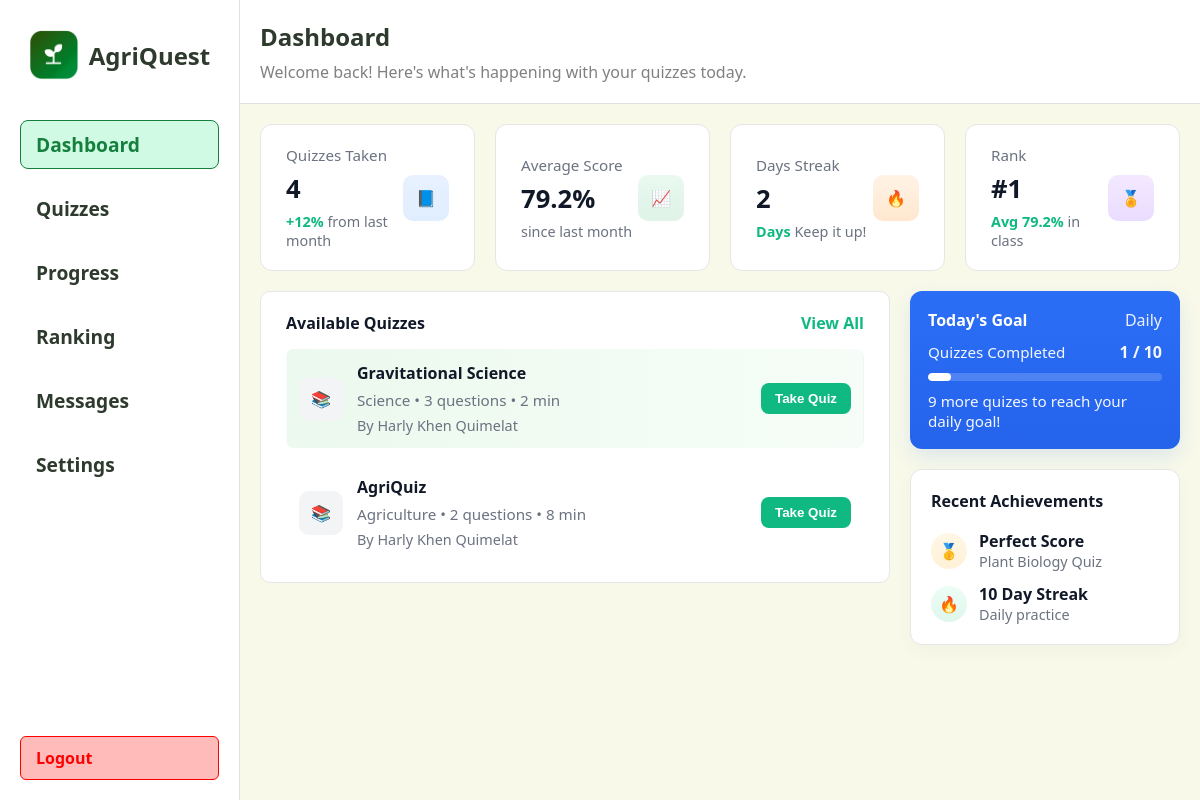
The app's page /student/dashboard (signed in), older data.
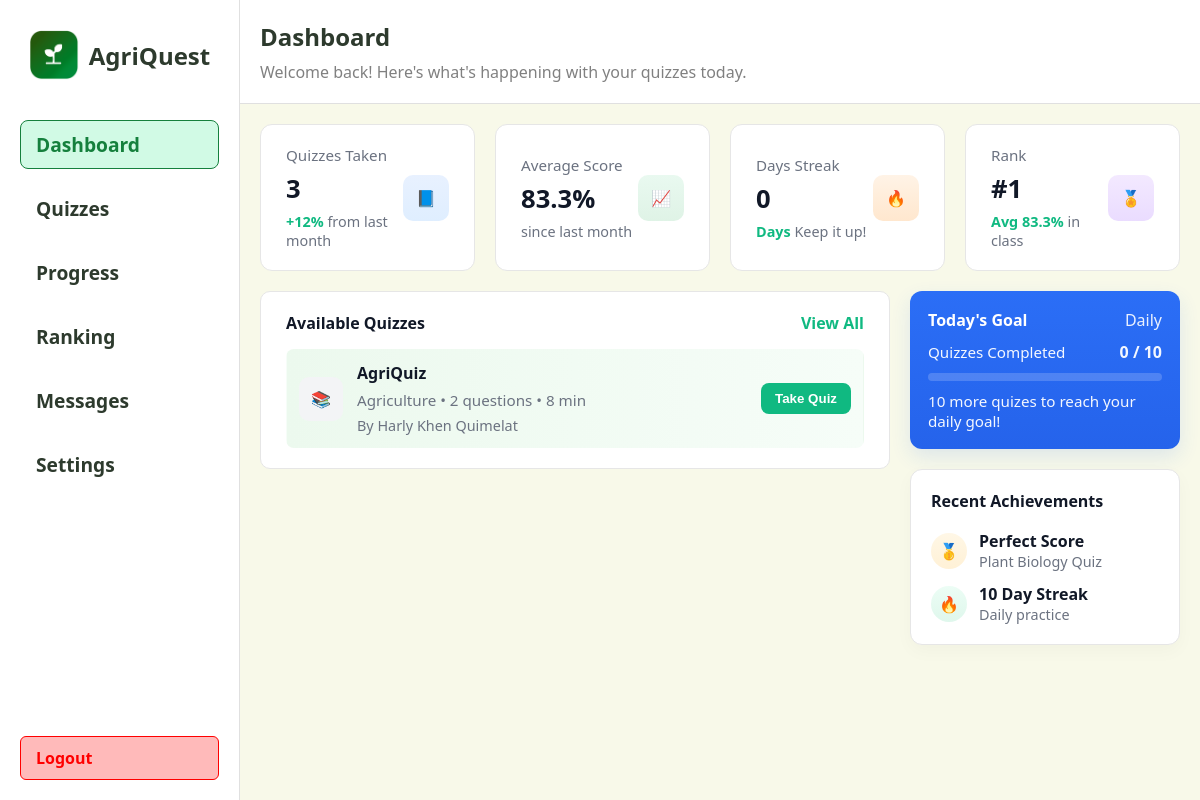
The same page, newer data.
### app/models.py (models this page shows, shortened)
class Quiz(db.Model):
	id = db.Column(db.Integer, primary_key=True)
	title = db.Column(db.String(200), nullable=False)
	description = db.Column(db.Text)
	time_limit = db.Column(db.Integer, default=0)  # minutes
	difficulty = db.Column(db.String(50))
	teacher_id = db.Column(db.Integer, db.ForeignKey('teacher.id'), nullable=True)
	subject_id = db.Column(db.Integer, db.ForeignKey('subject.id'), nullable=True)
	questions = db.relationship('Question', backref='quiz', cascade='all, delete-orphan', lazy=True)
	created_at = db.Column(db.DateTime, nullable=False, default=db.func.now())

class Subject(db.Model):
	id = db.Column(db.Integer, primary_key=True)
	name = db.Column(db.String(120), unique=True, nullable=False)
	code = db.Column(db.String(20), unique=True)
	description = db.Column(db.Text)
	category = db.Column(db.String(50))
	grade_level = db.Column(db.String(20))
	quizzes = db.relationship('Quiz', backref='subject', lazy=True)

class Teacher(db.Model):
	id = db.Column(db.Integer, primary_key=True)
	name = db.Column(db.String(100), nullable=False)
	email = db.Column(db.String(120), unique=True, nullable=False)
	password_hash = db.Column(db.String(128), nullable=False)
	quizzes = db.relationship('Quiz', backref='teacher', lazy=True)

### app/routes.py (the view)
@main.route("/student/dashboard")
def student_dashboard():
    from .models import Quiz, Teacher
    quizzes = Quiz.query.order_by(Quiz.created_at.desc()).limit(10).all()
    student_id = session.get('student_id')
    student = None
    daily_goal = 1
    completed_today = 0
    if student_id:
        student = Student.query.filter_by(id=student_id).first()
        if student:
            try:
                daily_goal = int(student.daily_goal or 1)
            except Exception:
                daily_goal = 1
        try:
            from datetime import datetime, timedelta
            now = datetime.utcnow()
            since = now - timedelta(days=1)
            completed_today = QuizAttempt.query.filter(QuizAttempt.student_id == student_id, QuizAttempt.completed_at != None, QuizAttempt.completed_at >= since).count()
        except Exception:
            completed_today = 0
    quizzes_taken = 0
    if student_id:
        try:
            quizzes_taken = QuizAttempt.query.filter(QuizAttempt.student_id == student_id, QuizAttempt.completed_at != None).count()
        except Exception:
            quizzes_taken = 0
    avg_score = None
    if student_id:
        try:
            avg_val = db.session.query(func.avg(QuizAttempt.percent)).filter(QuizAttempt.student_id == student_id, QuizAttempt.completed_at != None, QuizAttempt.percent != None).scalar()
            if avg_val is not None:
                try:
                    avg_score = round(float(avg_val), 1)
                except Exception:
                    avg_score = None
        except Exception:
            avg_score = None
        days_streak = 0
        if student_id:
            try:
                attempts = (
                    QuizAttempt.query.filter(QuizAttempt.student_id == student_id, QuizAttempt.completed_at != None)
                    .with_entities(QuizAttempt.completed_at)
                    .order_by(QuizAttempt.completed_at.desc())
                    .all()
                )
                completed_dates = set()
                for (dt,) in attempts:
                    if dt is None:
                        continue
                    try:
                        d = dt.date()
                    except Exception:
                        continue
                    completed_dates.add(d)
                today = datetime.utcnow().date()
                cur = today
                streak = 0
                while cur in completed_dates:
                    streak += 1
                    cur = cur - timedelta(days=1)
                days_streak = streak
            except Exception:
                days_streak = 0
        current_student_rank = None
        current_student_avg = None
        try:
            averages = (
                db.session.query(
                    Student.id.label('student_id'),
                    func.avg(QuizAttempt.percent).label('avg_percent')
                )
                .join(QuizAttempt, QuizAttempt.student_id == Student.id)
                .filter(QuizAttempt.completed_at != None, QuizAttempt.percent != None)
                .group_by(Student.id)
                .order_by(func.avg(QuizAttempt.percent).desc())
                .all()
            )
            last_score = None
            dense_rank = 0
            for row in averages:
                avg = float(row.avg_percent) if row.avg_percent is not None else 0.0
                if last_score is None or avg != last_score:
                    dense_rank += 1
                last_score = avg
                if row.student_id == student_id:
                    current_student_rank = dense_rank
                    current_student_avg = round(avg, 1)
                    break
        except Exception:
            current_student_rank = None
            current_student_avg = None
        return render_template("student/dashboard.html", quizzes=quizzes, daily_goal=daily_goal, daily_completed=completed_today, quizzes_taken=quizzes_taken, avg_score=avg_score, days_streak=days_streak, current_student_rank=current_student_rank, current_student_avg=current_student_avg)

### app/templates/student/dashboard.html (shortened to what the changed rows need)
<!DOCTYPE html>
<html lang="en">
  <head>
  </head>
  <body>
    <div class="right">
      <div class="stats">
    <div class="total-quizzes">
          <div class="stat-left">
            <div class="stat-title">Quizzes Taken</div>
      <div class="stat-value">{{ quizzes_taken if quizzes_taken is not none else 0 }}</div>
            <div class="stat-delta">
              +12%
              <span style="color: #6b7280; font-weight: 500"
                >from last month</span
              >
            </div>
          </div>
        </div>
        <div class="active-subjects">
          <div class="stat-left">
            <div class="stat-title">Average Score</div>
            <div class="stat-value">{% if avg_score is not none %}{{ avg_score }}%{% else %}N/A{% endif %}</div>
            <div class="stat-delta" style="color: #10b981">
              {% if avg_score is not none %}
                {% set improvement = '' %}
                <span style="color: #6b7280; font-weight: 500">since last month</span>
              {% else %}
                <span style="color: #6b7280; font-weight: 500">No scores yet</span>
              {% endif %}
            </div>
          </div>
        </div>
        <div class="total-students">
          <div class="stat-left">
            <div class="stat-title">Days Streak</div>
            <div class="stat-value">{{ days_streak if days_streak is not none else 0 }}</div>
            <div class="stat-delta" style="color: #10b981">
              Days
              <span style="color: #6b7280; font-weight: 500">Keep it up!</span>
            </div>
          </div>
        </div>
        <div class="avg-score">
          <div class="stat-left">
            <div class="stat-title">Rank</div>
            <div class="stat-value">{% if current_student_rank %}#{{ current_student_rank }}{% else %}—{% endif %}</div>
            <div class="stat-delta" style="color: #10b981">
              {% if current_student_avg is not none %}Avg {{ current_student_avg }}%{% else %}No score yet{% endif %}
              <span style="color: #6b7280; font-weight: 500">in class</span>
            </div>
          </div>
        </div>
      </div>
      <div class="section">
        <div class="section-left">
          <div class="available-quizzes">
            {% if quizzes %}
              {% for quiz in quizzes %}
                <div class="quiz-item {% if loop.first %}featured{% endif %}" style="border: 1px solid transparent">
                  <div class="quiz-icon" style="background: #f3f4f6; color: #111827;">
                    📚
                  </div>
                  <div class="quiz-meta">
                    <div class="quiz-title">{{ quiz.title }}</div>
                    <div class="quiz-desc">
                      {% if quiz.subject %}{{ quiz.subject.name }} • {% endif %}
                      {{ quiz.questions|length }} questions • {{ quiz.time_limit }} min
                    </div>
                    <div style="color: #6b7280; font-size: 0.9rem; margin-top: 6px">
                      {% if quiz.teacher_id and quiz.teacher %}By {{ quiz.teacher.name}}{% else %}By Unknown{% endif %}
                    </div>
                  </div>
                  <div>
                    <a href="{{ url_for('main.student_take_quiz', quiz_id=quiz.id) }}" style="text-decoration: none;">
                      <button class="btn green" type="button">Take Quiz</button>
                    </a>
                  </div>
                </div>
              {% endfor %}
            {% else %}
              <div>
                <a href="{{ url_for('main.student_quizzes') }}" style="color: #6b7280; text-decoration: none; font-weight: 700">No available quizzes at the moment. View all quizzes</a>
              </div>
            {% endif %}
          </div>
        </div>
        <div class="section-right">
          <div class="todays-goal">
            <div class="goal-header">
              <div class="goal-title">Today's Goal</div>
              <div style="opacity: 0.9">Daily</div>
            </div>
            {% set dg = daily_goal if daily_goal is not none else 1 %}
            {% set dc = daily_completed if daily_completed is not none else 0 %}
            {% set dg_safe = dg if dg > 0 else 0 %}
            {% if dg_safe and dg_safe > 0 %}
              {% set pct = (dc * 100 / dg_safe)|round(0) if dg_safe > 0 else 0 %}
            {% else %}
              {% set pct = 0 %}
            {% endif %}
            <div class="goal-progress-row">
              <div style="font-size: 0.95rem">Quizzes Completed</div>
              <div style="font-weight: 700">{{ dc }} / {{ dg }}</div>
            </div>
            <div class="progress-track" data-pct="{{ pct }}">
              <div class="progress-fill"></div>
            </div>
            <div class="goal-note">
              {% if dg_safe == 0 %}
                No daily goal set. Set one in Settings to track progress.
              {% elif dc >= dg %}
                Daily goal reached — great job!
              {% else %}
                {% set remaining = (dg - dc) if dg - dc > 0 else 0 %}
                {{ remaining }} more quiz{{ 'es' if remaining != 1 else '' }} to reach your daily goal!
              {% endif %}
            </div>
          </div>
        </div>
      </div>
    </div>
  </body>
</html>

Row changes from the older to the newer data that the page shows:
removed Quiz: title "Gravitational Science", subject.name "Science", questions|length "3", time_limit "2", teacher.name "Harly Khen Quimelat"
Text that changed along with them:
{{ quizzes_taken if quizzes_taken is not none else 0 }}: "4" → "3"
{{ avg_score }}: "79.2" → "83.3"
{{ days_streak if days_streak is not none else 0 }}: "2" → "0"
{{ current_student_avg }}: "79.2" → "83.3"
{{ dc }}: "1" → "0"
{{ remaining }}: "9" → "10"
